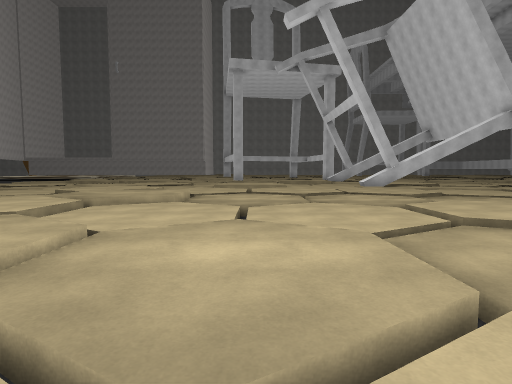
View 1 (above)

24 first-person views from a walk through a Unity game level. The camera is 1.4 m above the floor, tilts 4° down and sees 80° across. The floor is counted in squares, 2 m on a side. Each view is taken from the middle of a square. On the plan, view 1 faces up. The plan holds only what a view shows up to about 10 squares ahead; the rest is blank. The place goes on beyond the plan. The player character is not drawn. Some surface patterns are stand-ins.

View 2
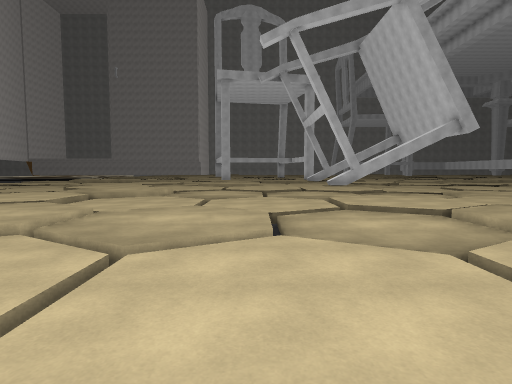

View 3
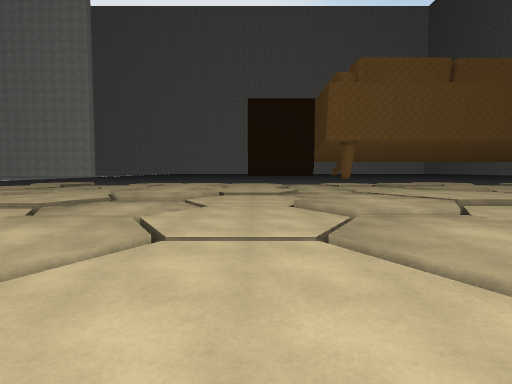

View 4
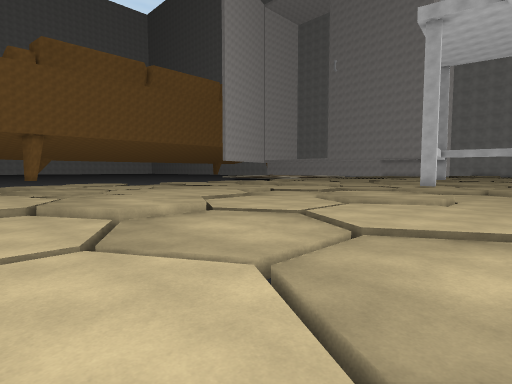

View 5
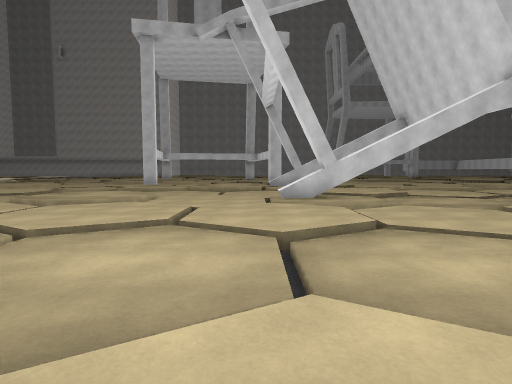

View 6
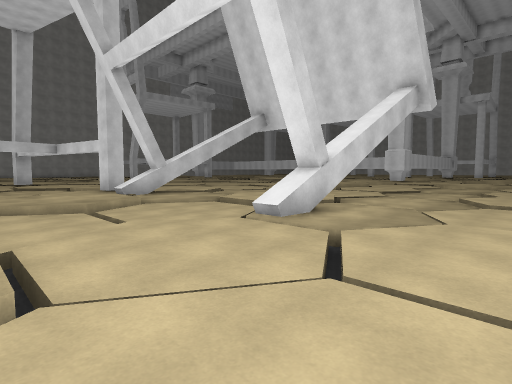

View 7
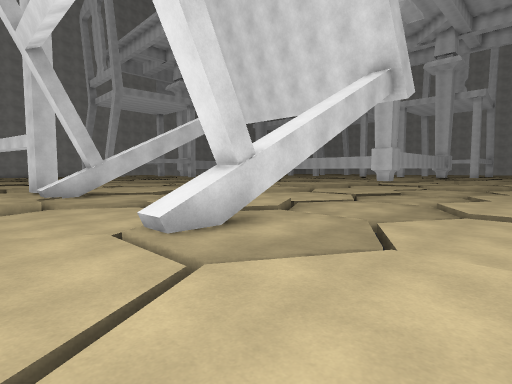

View 8
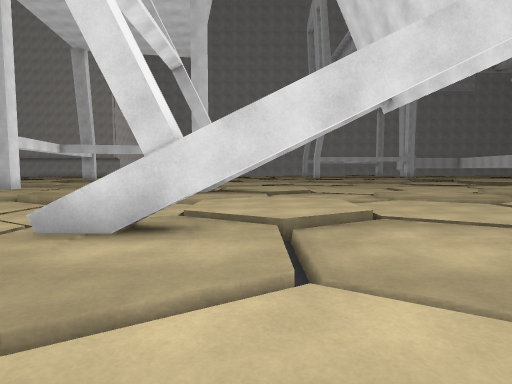

View 9
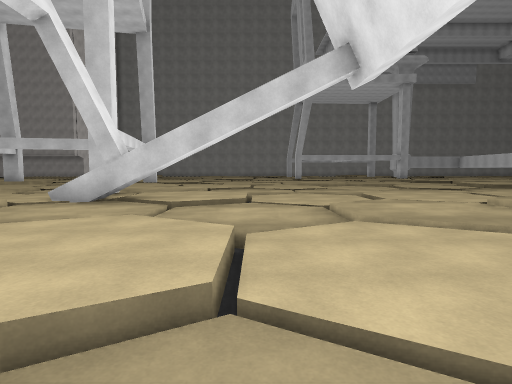

View 10
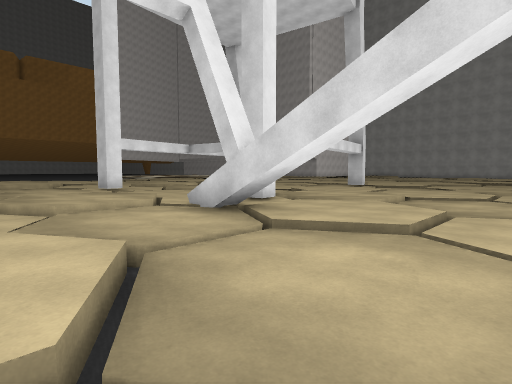

View 11
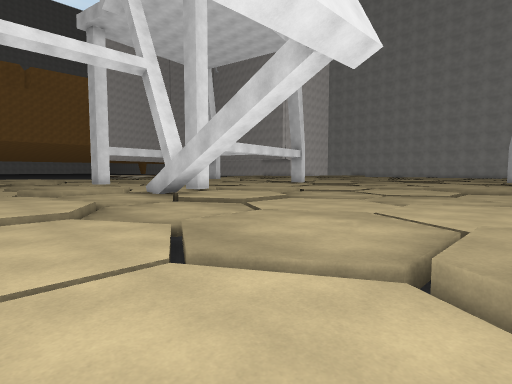

View 12
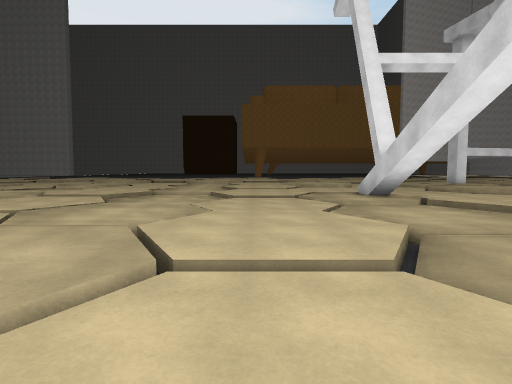

View 13
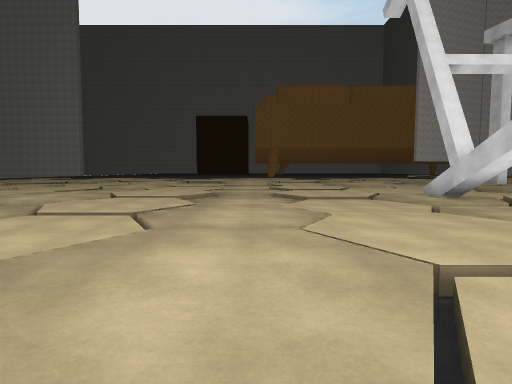

View 14
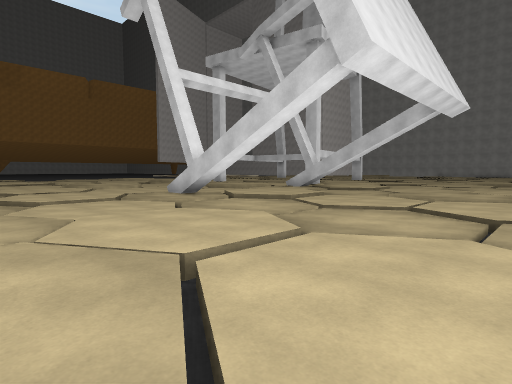

View 15
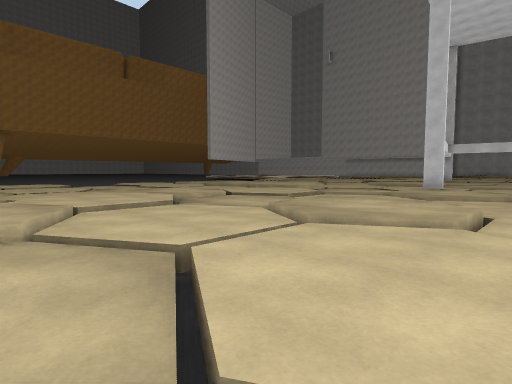

View 16
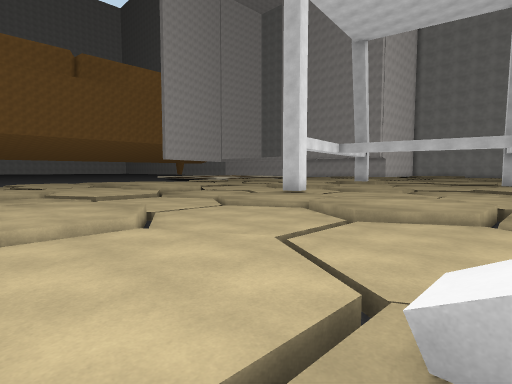

View 17
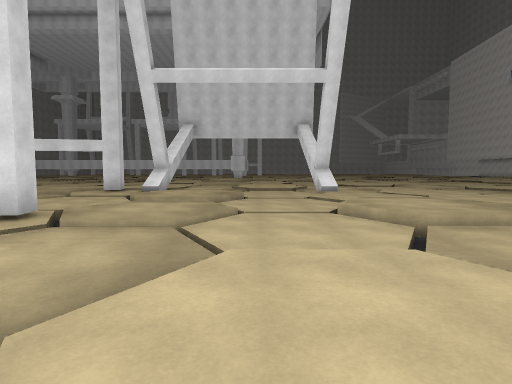

View 18
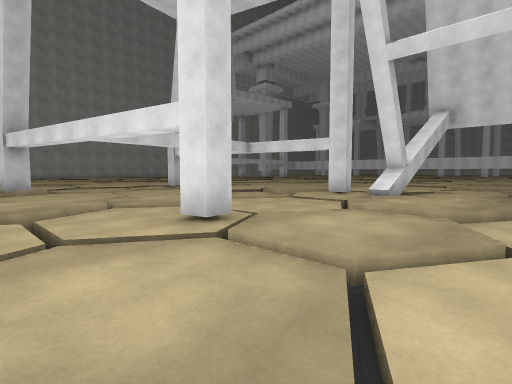

View 19
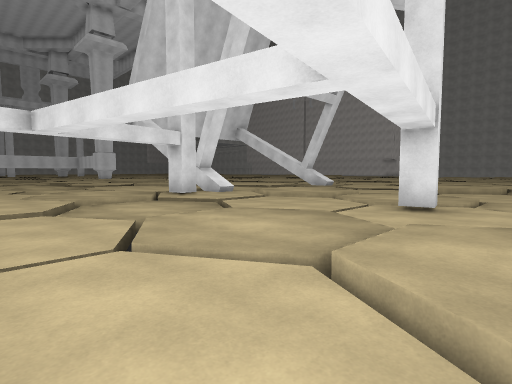

View 20
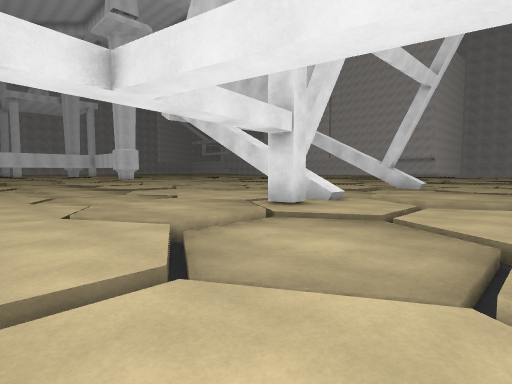

View 21
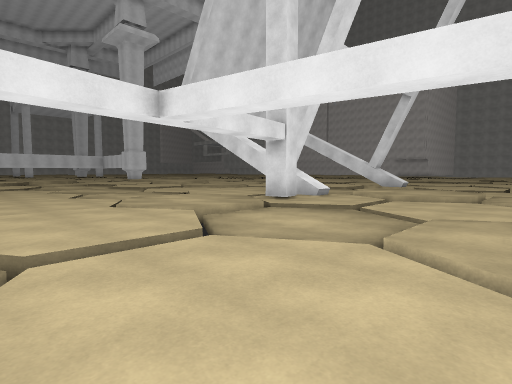

View 22
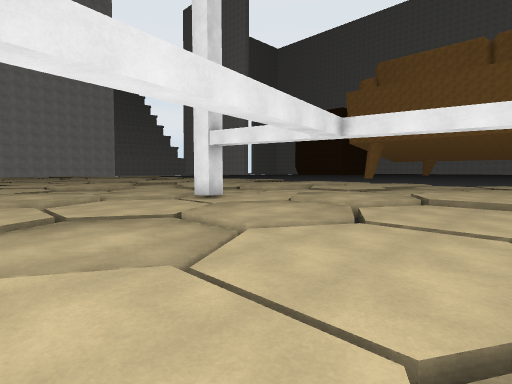

View 23
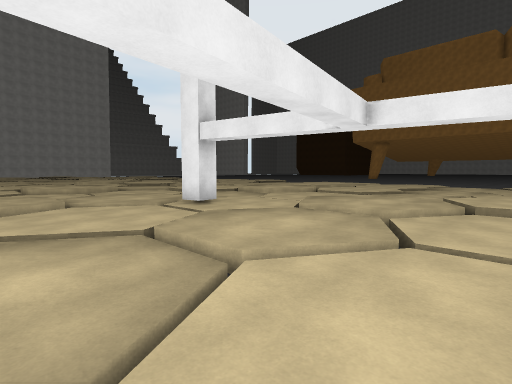

View 24
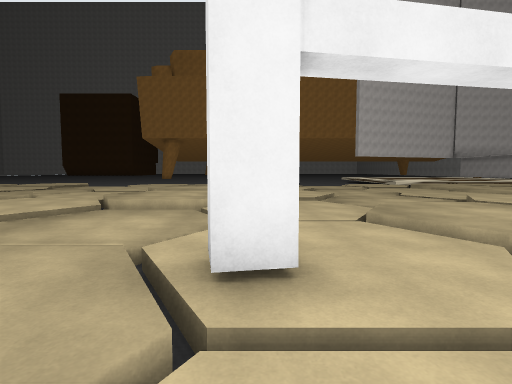

### Floor plan
Key: @ floor where view 1 was taken; # wall or solid block; . main floor; - floor 0.25 m lower than the main floor; / step, stairs or slope; = window, fence, low wall or low ledge; ^ raised ledge.
Columns run from 10 left of view 1 to 14 right of it. Each row starts with its distance up from view 1.
 27  //   ##//////// ///  //
 26  /. ###/../../../../../.
 25  /..####../../../../../.
 24  ./..####../../###../../
 23  ./.. ###../../ ##...../
 22   ////###//////^##///////
 21   ../../../../.#.../../..
 20      ../.#/../.###./../..
 19     ##////./####./////./=
 18  #####/./../###..././...#
 17  #####////./###../////.=^
 16    ./../../../..###^../..
 15  /../../../../..###^../..
 14  // ##///###/////##./////
 13    ## ../###...###../../.
 12    ## ../###../../#./..//
 11  /..###/../../../..#../..
 10 ./..###/../../../../../..
  9 ////#####////////////////
  8   /.. ###../../--/.......
  7  ./.  ###../../--/...../
  6  /.  ###.//.//.//./////
  5     ###.../../../.././
  4    /####.//.//.//.//.
  3    .  ###../...###.
  2    .. ###../...
  1    /// #///////
  0    ./../..@../.
 -1    ./../../..
 -2     ##../../
 -3    ###../..
 -4    ##/////
 -5     /../
 -6     /..
 -7     #
 -8     #

Where each view was taken, in squares from view 1:
view 1: 0 up, 0 right, facing up
view 2: 2 down, 1 right, facing up
view 3: 0 up, 3 right, facing left
view 4: 5 up, 3 right, facing up-left
view 5: 5 up, 4 right, facing up
view 6: 10 up, 1 right, facing up-right
view 7: 10 up, 3 right, facing up-right
view 8: 10 up, 7 right, facing up
view 9: 13 up, 9 right, facing up
view 10: 16 up, 10 right, facing up-left
view 11: 15 up, 14 right, facing up-left
view 12: 10 up, 14 right, facing left
view 13: 8 up, 14 right, facing left
view 14: 8 up, 14 right, facing up-left
view 15: 8 up, 2 right, facing up-left
view 16: 12 up, 5 right, facing up-left
view 17: 16 up, 6 left, facing right
view 18: 16 up, 4 left, facing up-right
view 19: 26 up, 3 left, facing down-right
view 20: 26 up, 1 right, facing down-right
view 21: 27 up, 0 right, facing down-right
view 22: 27 up, 4 right, facing down-left
view 23: 26 up, 3 right, facing down-left
view 24: 20 up, 1 right, facing left
